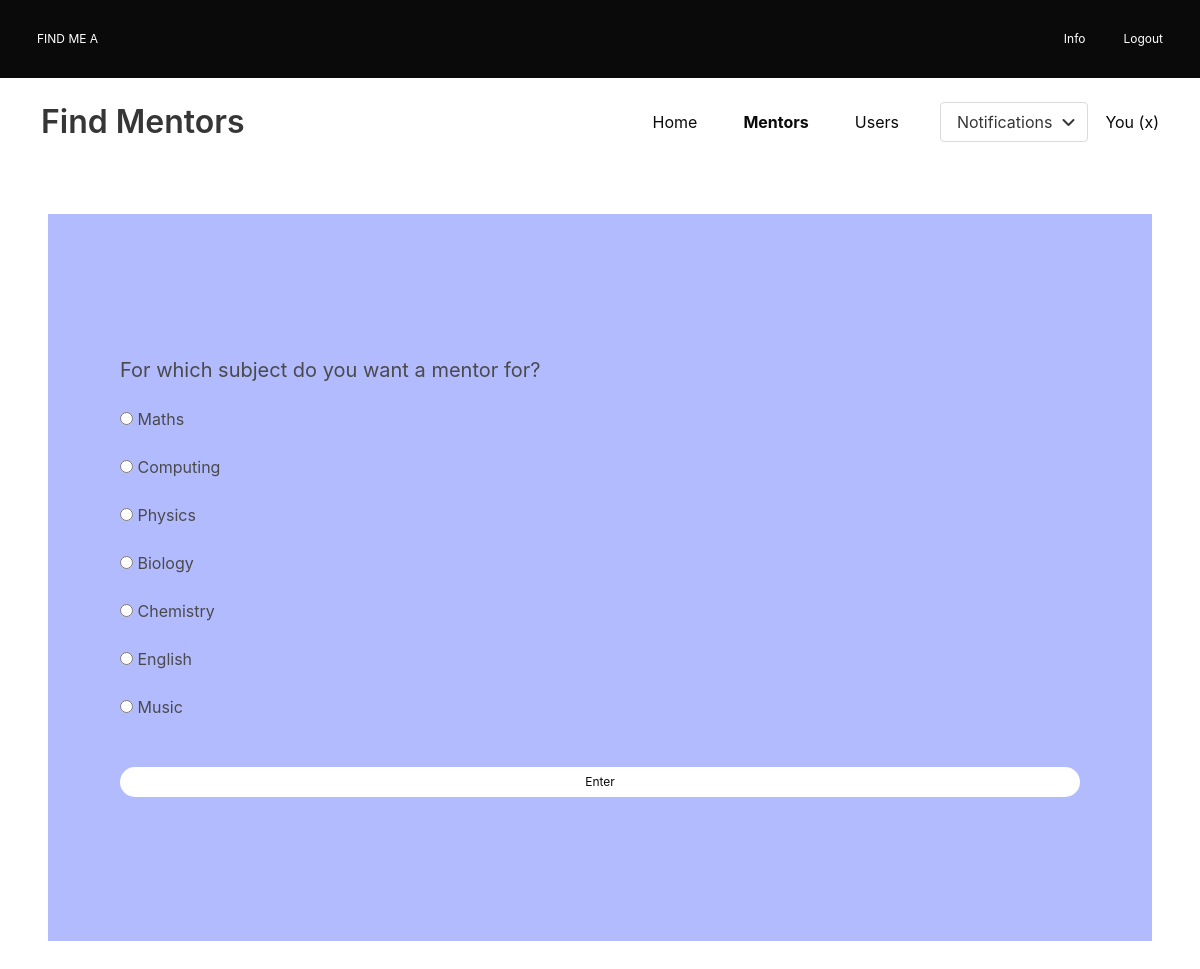
Screenshot of /FindMeA/findsomeone (signed in) with the database file from the repository.
### FindMeA/models.py (models this page shows)
class Interest(models.Model):
    interest_text = models.CharField(max_length=200)
    def __str__(self):
        return (self.interest_text)

### FindMeA/views.py (the view)
# urls.py: path('findsomeone', views.findsomeone, name = "findsomeone"),
def findsomeone(request):
    username = request.user
    if not request.user.is_authenticated:
        return load_login_page(request)
    subjects = Interest.objects.all()
    print(subjects)
    notifications = Notification.objects.filter(recipient=username)
    print(notifications)
    return render(request, 'FindMeA/findsomeone.html', {"notifications":notifications, "username":username, "subjects":subjects})

### FindMeA/templates/FindMeA/findsomeone.html (shortened to what this page needs)
<!DOCTYPE html>
<html>
<head>
    <link rel="stylesheet" href="https://cdn.jsdelivr.net/npm/bulma@0.9.3/css/bulma.min.css">
</head>
<body has-background-primary>
    <section class="hero is-small has-background-black">
        <div class="hero-body">
            <nav class = "level">
                <div class="level-left">
                    <div class="level-item">
                        <a class = "button is-black is-small" href="/FindMeA/homepage">FIND ME A</a>
                    </div>
                </div>
                <div class="level-right">
                    <div class="level-item">
                        <a class = "button is-black is-small" href="/FindMeA/splashpage">Info</a>
                    </div>
                    <div class="level-item">
                        <a class = "button is-black is-small" href="/FindMeA/">Logout</a>
                    </div>
                </div>
            </nav>
        </div>
    </section>
    <section class="hero is-small has-background-white">
        <div class="hero-body">
            <nav class="level">
                <div class="level-left">
                    <div class="level-item">
                        <a class = "button is-white" href="/FindMeA/homepage"><p class="title is-3">Find Mentors</p></a>
                    </div>
                </div>
                <div class="level-right">
                    <p class="level-item"><a class = "button is-white" href="/FindMeA/homepage">Home</a></p>
                    <p class="level-item"><strong><a class = "button is-white" href="/FindMeA/findsomeone">Mentors</a></strong></p>
                    <p class="level-item"><a class = "button is-white" href="/FindMeA/browseusers">Users</a></p>
                    <p class="level-item">
                        <div class="dropdown is-hoverable">
                            <div class="dropdown-trigger">
                                <button class="button" aria-haspopup="true" aria-controls="dropdown-menu2">
                                    <span>Notifications</span>
                                    <span class="icon is-small">
                                        <i class="fas fa-angle-down" aria-hidden="true"></i>
                                    </span>
                                </button>
                            </div>
                        </div>
                        </p>
                    <p class="level-item"><a class="button is-white" href="/FindMeA/userprofile?user={{username}}">You ({{username}})</a></p>
                  </div>
                </nav>
        </div>
    </section>
    <section class="section">
        <form action="{% url 'FindMeA:possiblementors' %}" method="post">
            <section class="section hero is-medium" style="background: #b3bbff">
                <p class = "subtitle is-5">For which subject do you want a mentor for?</p>
                    {% for subject in subjects %}
                    <label>
                        <input type="radio" name="subjects" id="{{subject.id}}" value="{{subject.interest_text}}">
                        {{subject.interest_text}}
                    </label>
                    <br>
                    {% endfor %}
                    <br>
                    <input class = "button is-small is-white is-rounded "type="submit" value="Enter">
           </section>
        </form>
    </section>
    </body>
</body>
</html>

### rows the page displays
Interest: interest_text "Maths"
Interest: interest_text "Computing"
Interest: interest_text "Physics"
Interest: interest_text "Biology"
Interest: interest_text "Chemistry"
Interest: interest_text "English"
Interest: interest_text "Music"

### other values shown
{{ username }} "x"
